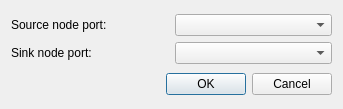
<?xml version="1.0" encoding="UTF-8"?>
<ui version="4.0">
 <class>ConnectionDialog</class>
 <widget class="QDialog" name="ConnectionDialog">
  <property name="geometry">
   <rect>
    <x>0</x>
    <y>0</y>
    <width>343</width>
    <height>109</height>
   </rect>
  </property>
  <property name="windowTitle">
   <string>Dialog</string>
  </property>
  <layout class="QVBoxLayout" name="verticalLayout">
   <item>
    <layout class="QGridLayout" name="gridLayout">
     <item row="0" column="0">
      <widget class="QLabel" name="label">
       <property name="text">
        <string>Source node port: </string>
       </property>
      </widget>
     </item>
     <item row="0" column="1">
      <widget class="QComboBox" name="srcPortCombo"/>
     </item>
     <item row="1" column="0">
      <widget class="QLabel" name="label_2">
       <property name="text">
        <string>Sink node port: </string>
       </property>
      </widget>
     </item>
     <item row="1" column="1">
      <widget class="QComboBox" name="snkPortCombo"/>
     </item>
    </layout>
   </item>
   <item>
    <widget class="QDialogButtonBox" name="buttonBox">
     <property name="orientation">
      <enum>Qt::Horizontal</enum>
     </property>
     <property name="standardButtons">
      <set>QDialogButtonBox::Cancel|QDialogButtonBox::Ok</set>
     </property>
    </widget>
   </item>
  </layout>
 </widget>
 <resources/>
 <connections>
  <connection>
   <sender>buttonBox</sender>
   <signal>accepted()</signal>
   <receiver>ConnectionDialog</receiver>
   <slot>accept()</slot>
   <hints>
    <hint type="sourcelabel">
     <x>248</x>
     <y>254</y>
    </hint>
    <hint type="destinationlabel">
     <x>157</x>
     <y>274</y>
    </hint>
   </hints>
  </connection>
  <connection>
   <sender>buttonBox</sender>
   <signal>rejected()</signal>
   <receiver>ConnectionDialog</receiver>
   <slot>reject()</slot>
   <hints>
    <hint type="sourcelabel">
     <x>316</x>
     <y>260</y>
    </hint>
    <hint type="destinationlabel">
     <x>286</x>
     <y>274</y>
    </hint>
   </hints>
  </connection>
 </connections>
</ui>
